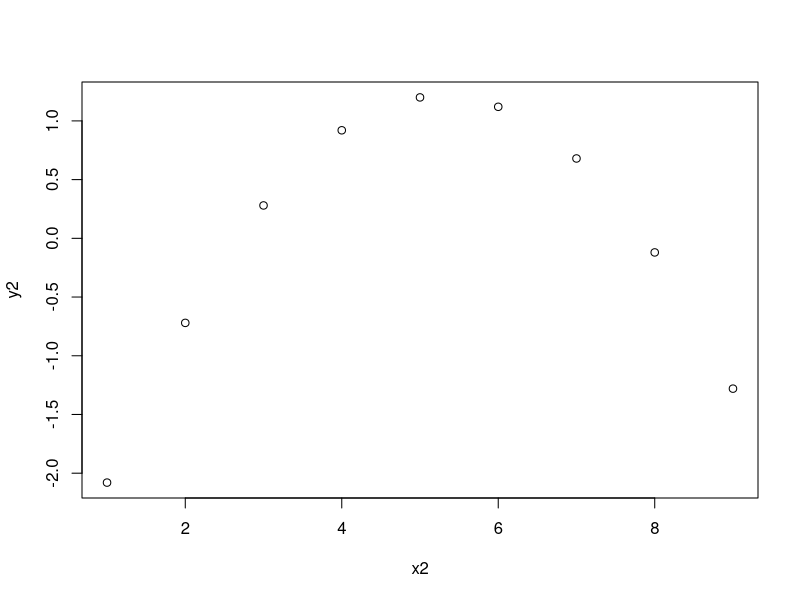
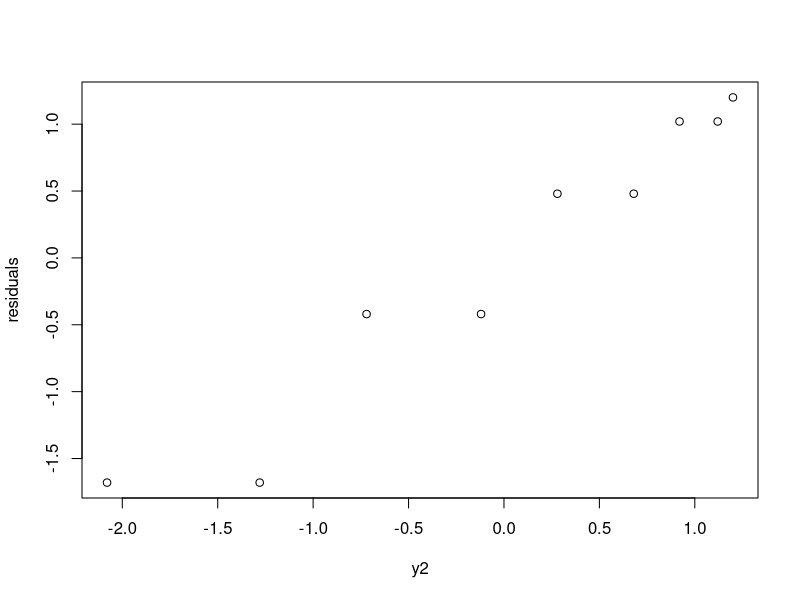
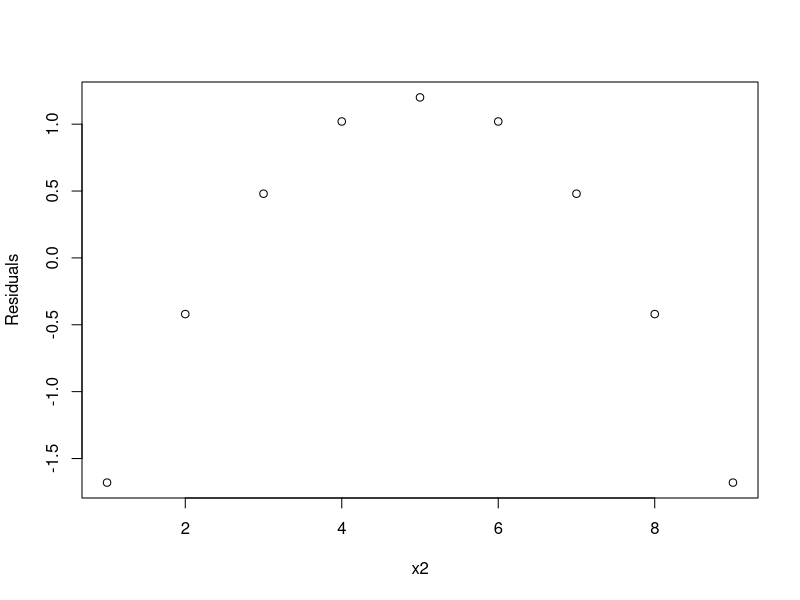
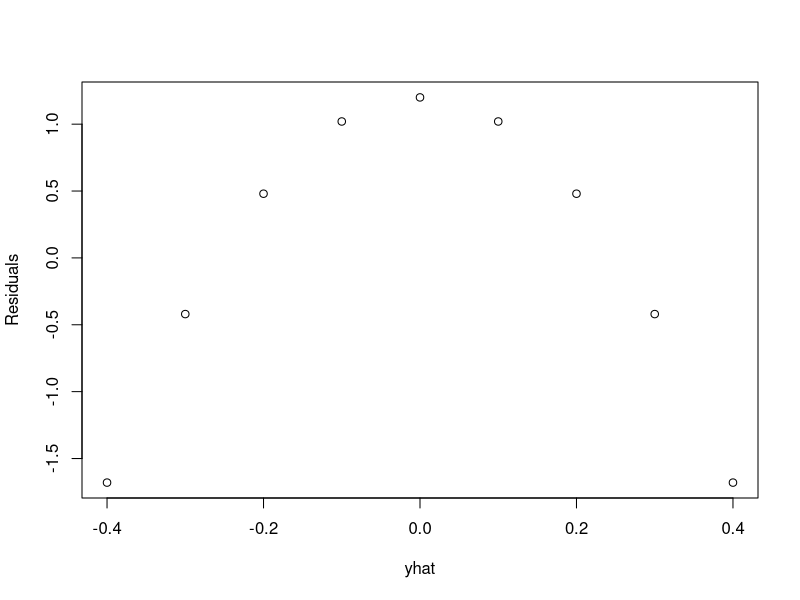

Generate these figures, in order, with R:
## ---- chunk 1
## Data from the website
x = c(110.5, 105.4, 118.1, 104.5, 93.6, 84.1, 77.8, 75.6)
y = c(5.755, 5.939, 6.010, 6.545, 6.730, 6.750, 6.899, 7.862)

## binds x and y into a dataframe
d = data.frame(c(x,y))

## Creates variable fit_d that shows the slope and the y-intercept
fit_d = lm(y~x, data = d)

print(fit_d)
## ---- chunk 2
## Runs an ANOVA test
anovad = anova(fit_d)

print(anovad)

## used to get the t-test p-value
summaryd = summary(fit_d)

print(summaryd)
## ---- chunk 3
## Calculates the t_(n-2,a/2) value
print(qt(.05/2, 8-2))

## Calculate the confidence intervals
conf_d = confint(fit_d)

## ---- chunk 4
## Calculates raw residuals
residd= resid(fit_d)

print(residd)

## ---- chunk 5

##Print the error values
print(summaryd[6])

## ---- chunk 6
## Predicts the 95% confidence interval based on the new rice of x = 100
mu0conf = predict(fit_d, newdata = data.frame(x = 100), interval = "confidence")

print(mu0conf)
## ---- chunk 7
## Predicts the 95% prediction interval based on the new rice of x = 100
mu0pred = predict(fit_d, newdata = data.frame(x = 100), interval = "prediction")

print(mu0pred)
## ---- chunk 8
## Pulls the r^2 value from summaryd
d_r_squared = summaryd['r.squared']
## ---- chunk 9
library(tidyverse, warn.conflicts = FALSE)
## Data for question 2
x2 = c(1, 2, 3, 4, 5, 6, 7, 8, 9)
y2 = c(-2.08, -0.72, 0.28, 0.92, 1.20, 1.12, 0.68, -0.12, -1.28)

# Combines data into datafram
d2 = data.frame(x2,y2)

## Plots data
plot(x2,y2)
## ---- chunk 10
## Creates variable fit_d2 that shows the stats data from x2 and y2
fit_d2 = lm(y2~x2, data = d2)

summary_d2 = summary(fit_d2)

## Adds a residual column to d2
d2 = cbind(d2,summary_d2['residuals'])

plot(y2, d2[,3], ylab = 'residuals')
## ---- chunk 11
plot(x2, d2[,3], ylab = 'Residuals')
## ---- chunk 12

yhat = predict(fit_d2, newdata = data.frame(x = x2))

plot(yhat, d2[,3], ylab = 'Residuals')
